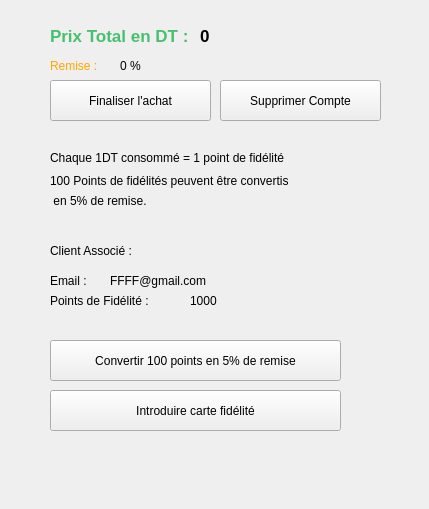
            <widget class="QWidget" name="scrollAreaWidgetContents_20">
             <property name="geometry">
              <rect>
               <x>0</x>
               <y>0</y>
               <width>429</width>
               <height>509</height>
              </rect>
             </property>
             <widget class="QPushButton" name="finaliser_avecass">
              <property name="geometry">
               <rect>
                <x>50</x>
                <y>80</y>
                <width>161</width>
                <height>41</height>
               </rect>
              </property>
              <property name="text">
               <string>Finaliser l'achat</string>
              </property>
             </widget>
             <widget class="QLabel" name="label_91">
              <property name="geometry">
               <rect>
                <x>50</x>
                <y>20</y>
                <width>151</width>
                <height>31</height>
               </rect>
              </property>
              <property name="styleSheet">
               <string notr="true">#label_91 {
font-size : 17px ; 
color : #46C06F ; 
font-weight : bold ; 
}</string>
              </property>
              <property name="text">
               <string>Prix Total en DT : </string>
              </property>
             </widget>
             <widget class="QLabel" name="total_avecAss">
              <property name="geometry">
               <rect>
                <x>200</x>
                <y>20</y>
                <width>91</width>
                <height>31</height>
               </rect>
              </property>
              <property name="styleSheet">
               <string notr="true">font-size : 17px ; 
 
font-weight : bold ;</string>
              </property>
              <property name="text">
               <string>0</string>
              </property>
             </widget>
             <widget class="QLabel" name="label_93">
              <property name="geometry">
               <rect>
                <x>50</x>
                <y>150</y>
                <width>341</width>
                <height>16</height>
               </rect>
              </property>
              <property name="text">
               <string>Chaque 1DT consommé = 1 point de fidélité</string>
              </property>
             </widget>
             <widget class="QLabel" name="label_94">
              <property name="geometry">
               <rect>
                <x>50</x>
                <y>170</y>
                <width>361</width>
                <height>21</height>
               </rect>
              </property>
              <property name="text">
               <string>100 Points de fidélités peuvent être convertis </string>
              </property>
             </widget>
             <widget class="QLabel" name="label_95">
              <property name="geometry">
               <rect>
                <x>50</x>
                <y>190</y>
                <width>121</width>
                <height>21</height>
               </rect>
              </property>
              <property name="text">
               <string> en 5% de remise.</string>
              </property>
             </widget>
             <widget class="QLabel" name="label_96">
              <property name="geometry">
               <rect>
                <x>50</x>
                <y>50</y>
                <width>151</width>
                <height>31</height>
               </rect>
              </property>
              <property name="styleSheet">
               <string notr="true">#label_96 {
color : orange ; 
}</string>
              </property>
              <property name="text">
               <string>Remise : </string>
              </property>
             </widget>
             <widget class="QLabel" name="pourcentage">
              <property name="geometry">
               <rect>
                <x>120</x>
                <y>50</y>
                <width>16</width>
                <height>31</height>
               </rect>
              </property>
              <property name="text">
               <string>0</string>
              </property>
             </widget>
             <widget class="QLabel" name="label_98">
              <property name="geometry">
               <rect>
                <x>130</x>
                <y>50</y>
                <width>31</width>
                <height>31</height>
               </rect>
              </property>
              <property name="text">
               <string>%</string>
              </property>
             </widget>
             <widget class="QLabel" name="label_99">
              <property name="geometry">
               <rect>
                <x>50</x>
                <y>240</y>
                <width>171</width>
                <height>21</height>
               </rect>
              </property>
              <property name="text">
               <string>Client Associé :  </string>
              </property>
             </widget>
             <widget class="QLabel" name="email_ascText">
              <property name="geometry">
               <rect>
                <x>110</x>
                <y>270</y>
                <width>261</width>
                <height>21</height>
               </rect>
              </property>
              <property name="text">
               <string>FFFF@gmail.com</string>
              </property>
             </widget>
             <widget class="QLabel" name="label_105">
              <property name="geometry">
               <rect>
                <x>50</x>
                <y>270</y>
                <width>61</width>
                <height>21</height>
               </rect>
              </property>
              <property name="text">
               <string>Email : </string>
              </property>
             </widget>
             <widget class="QLabel" name="label_108">
              <property name="geometry">
               <rect>
                <x>50</x>
                <y>290</y>
                <width>151</width>
                <height>21</height>
               </rect>
              </property>
              <property name="text">
               <string>Points de Fidélité : </string>
              </property>
             </widget>
             <widget class="QLabel" name="points_fidelites">
              <property name="geometry">
               <rect>
                <x>190</x>
                <y>290</y>
                <width>131</width>
                <height>21</height>
               </rect>
              </property>
              <property name="text">
               <string>1000</string>
              </property>
             </widget>
             <widget class="QPushButton" name="boutton_convertir_points">
              <property name="geometry">
               <rect>
                <x>50</x>
                <y>340</y>
                <width>291</width>
                <height>41</height>
               </rect>
              </property>
              <property name="text">
               <string>Convertir 100 points en 5% de remise</string>
              </property>
             </widget>
             <widget class="QPushButton" name="supprimer_compte_associe">
              <property name="geometry">
               <rect>
                <x>220</x>
                <y>80</y>
                <width>161</width>
                <height>41</height>
               </rect>
              </property>
              <property name="text">
               <string>Supprimer Compte</string>
              </property>
             </widget>
             <widget class="QPushButton" name="boutton_convertir_points_2">
              <property name="geometry">
               <rect>
                <x>50</x>
                <y>390</y>
                <width>291</width>
                <height>41</height>
               </rect>
              </property>
              <property name="text">
               <string>Introduire carte fidélité</string>
              </property>
             </widget>
            </widget>
